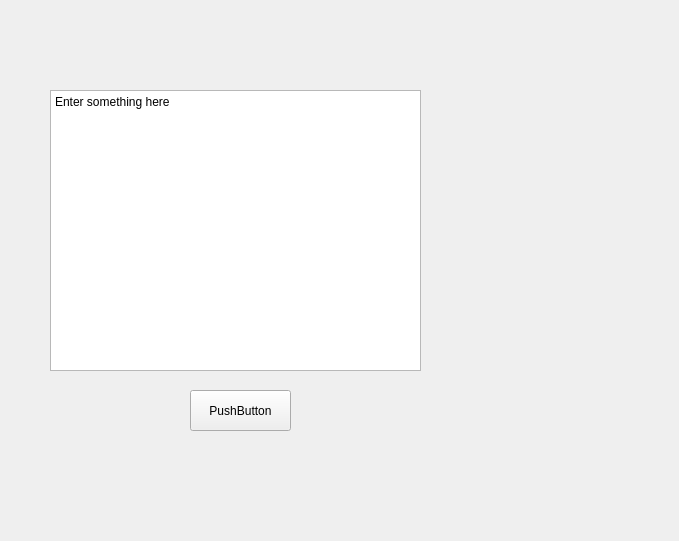
<?xml version="1.0" encoding="UTF-8"?>
<ui version="4.0">
 <class>Form</class>
 <widget class="QWidget" name="Form">
  <property name="geometry">
   <rect>
    <x>0</x>
    <y>0</y>
    <width>679</width>
    <height>541</height>
   </rect>
  </property>
  <property name="windowTitle">
   <string>Form</string>
  </property>
  <widget class="QPushButton" name="button">
   <property name="geometry">
    <rect>
     <x>190</x>
     <y>390</y>
     <width>101</width>
     <height>41</height>
    </rect>
   </property>
   <property name="text">
    <string>PushButton</string>
   </property>
  </widget>
  <widget class="QPlainTextEdit" name="plainTextEdit">
   <property name="geometry">
    <rect>
     <x>50</x>
     <y>90</y>
     <width>371</width>
     <height>281</height>
    </rect>
   </property>
   <property name="plainText">
    <string>Enter something here</string>
   </property>
  </widget>
 </widget>
 <resources/>
 <connections/>
</ui>
